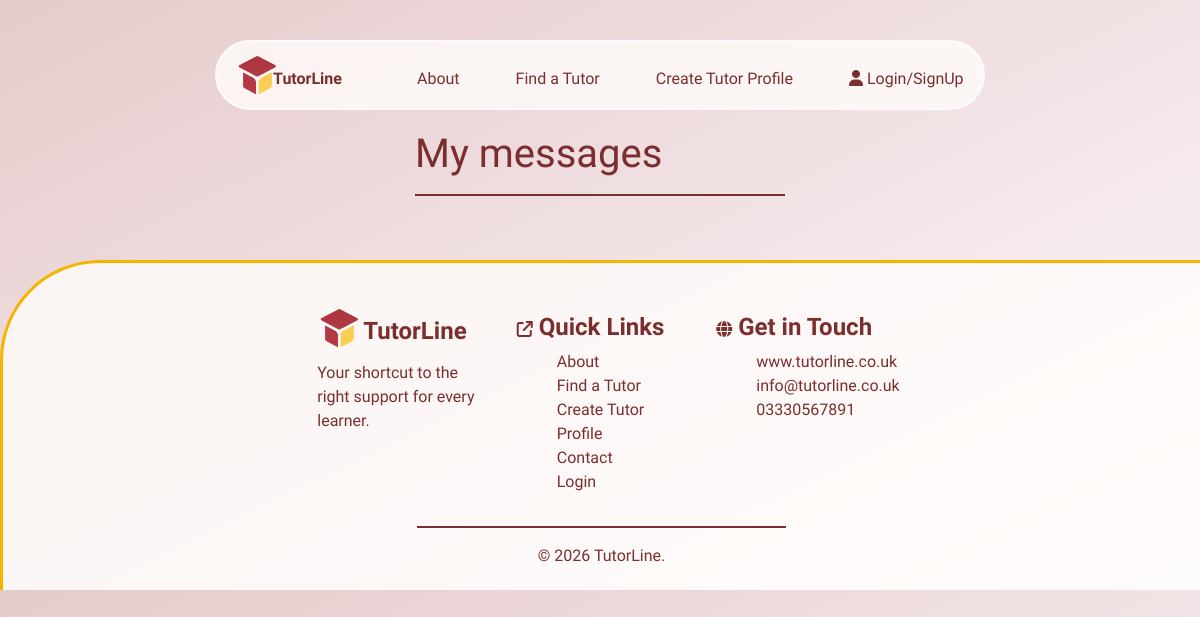
/messaging/, run on an earlier commit of the app's database.
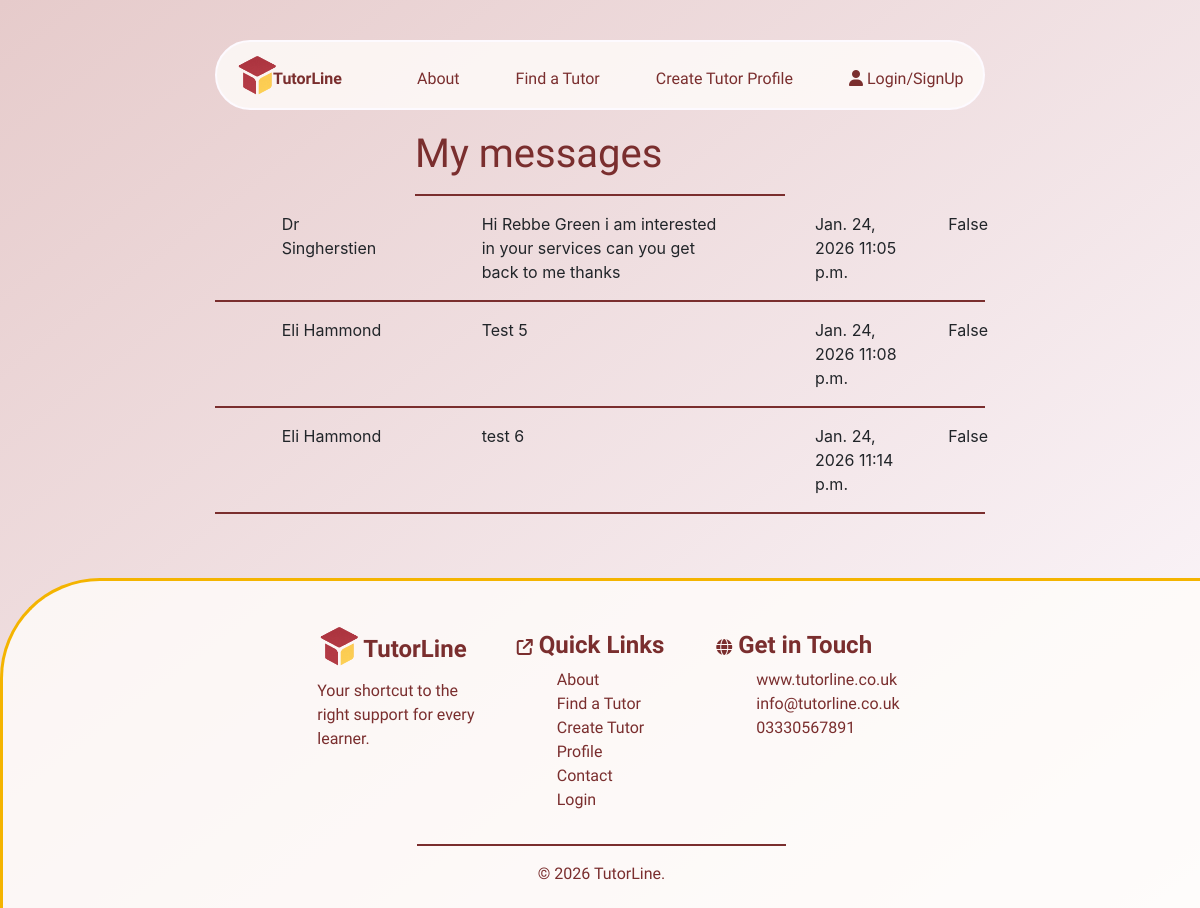
And on a later commit of the database.
### messaging/models.py (models this page shows, shortened)
class Message(models.Model):
    send_to = models.CharField(max_length=254)
    name = models.CharField(max_length=254)
    Phone = models.CharField(max_length=254)
    email = models.EmailField()
    message = models.TextField()
    day_sent = models.DateField(auto_now=True)
    time_sent = models.TimeField(auto_now=True)
    read = models.BooleanField(default=False)

### messaging/views.py (the view)
# urls.py: path('', views.messaging, name='messaging'),
def messaging(request):
    message = Message.objects.all()
    return render(request, 'messaging/messaging.html', {'message': message})

### messaging/templates/messaging/messaging.html (shortened to what this page needs)
{% extends "base.html" %}
{% load static %}
{% block extracss%}
    <link rel="stylesheet" href="{% static 'css/messaging.css' %}">
{% endblock %}
{% block content %}
<div class="container-fluid">
    <div class="row">
        <div class="col-4"></div>
        <div class="col-4">
            <h1>My messages</h1>
            <hr>
        </div>
        <div class="col-4"></div>
    </div>
</div>
<section>
    <div class="container-fluid">
        <div class="row">
            <div class="col-2"></div>
            <div class="col-8">
                {% for m in message %}
                {% if m.send_to == user.username %}
                <div class="row">
                    <div class="col-1"></div>
                    <div class="col-2">{{ m.name }}</div>
                    <div class="col-1"></div>
                    <div class="col-4">{{ m.message }}</div>
                    <div class="col-1"></div>
                    <div class="col-2">{{ m.day_sent }} {{ m.time_sent }}</div>
                    <div class="col-1">{{ m.read }}</div>
                </div>
                <hr>
                {% endif %}
                {% endfor %}
            </div>
            <div class="col-2"></div>
        </div>
    </div>
</section>
{% endblock %}

What changed in the data, as far as the page shows it:
added Message: name "Dr Singherstien", message "Hi Rebbe Green i am interested in your services can you get back to me thanks", day_sent "Jan. 24, 2026", time_sent "11:05 p.m.", read "False"
added Message: name "Eli Hammond", message "Test 5", day_sent "Jan. 24, 2026", time_sent "11:08 p.m.", read "False"
added Message: name "Eli Hammond", message "test 6", day_sent "Jan. 24, 2026", time_sent "11:14 p.m.", read "False"
